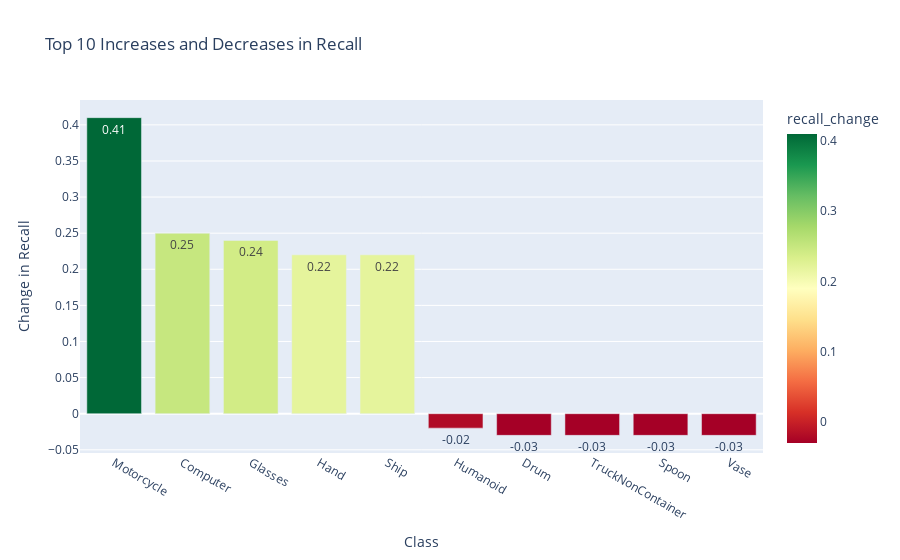

The cell this chart's notebook holds for it:
### Code cell
import pandas as pd
import plotly.express as px

# Load data and calculate change in recall
data = pd.read_csv('outputs/eval/combined_recalls.csv')
data['recall_change'] = data['mean_recall_enhanced'] - data['mean_recall_regular']

# Find top 10 classes with greatest positive and negative change
top_10_positive_change = data.nlargest(5, 'recall_change')
top_10_negative_change = data.nsmallest(5, 'recall_change').sort_values(by=['recall_change'], ascending=False)
change_data = pd.concat([top_10_positive_change, top_10_negative_change]).round(2)

fig = px.bar(
    change_data,
    x='obj_class',
    y='recall_change',
    color='recall_change',
    color_continuous_scale='RdYlGn',
    title='Top 10 Increases and Decreases in Recall',
    text='recall_change'
)

fig.update_layout(xaxis_title="Class", yaxis_title="Change in Recall")
fig.show()

### Figure 1 — Plotly figure (JSON) as saved in the notebook; plotly's stock layout.template omitted (floating-point values rounded to 4 significant figures)
{"data": [{"alignmentgroup": "True", "hovertemplate": "obj_class=%{x}<br>recall_change=%{marker.color}<extra></extra>", "legendgroup": "", "marker": {"color": [0.41, 0.25, 0.24, 0.22, 0.22, -0.02, -0.03, -0.03, -0.03, -0.03], "coloraxis": "coloraxis", "pattern": {"shape": ""}}, "name": "", "offsetgroup": "", "orientation": "v", "showlegend": false, "text": [0.41, 0.25, 0.24, 0.22, 0.22, -0.02, -0.03, -0.03, -0.03, -0.03], "textposition": "auto", "type": "bar", "x": ["Motorcycle", "Computer", "Glasses", "Hand", "Ship", "Humanoid", "Drum", "TruckNonContainer", "Spoon", "Vase"], "xaxis": "x", "y": [0.41, 0.25, 0.24, 0.22, 0.22, -0.02, -0.03, -0.03, -0.03, -0.03], "yaxis": "y"}], "layout": {"barmode": "relative", "coloraxis": {"colorbar": {"title": {"text": "recall_change"}}, "colorscale": [[0, "rgb(165,0,38)"], [0.1, "rgb(215,48,39)"], [0.2, "rgb(244,109,67)"], [0.3, "rgb(253,174,97)"], [0.4, "rgb(254,224,139)"], [0.5, "rgb(255,255,191)"], [0.6, "rgb(217,239,139)"], [0.7, "rgb(166,217,106)"], [0.8, "rgb(102,189,99)"], [0.9, "rgb(26,152,80)"], [1, "rgb(0,104,55)"]]}, "legend": {"tracegroupgap": 0}, "title": {"text": "Top 10 Increases and Decreases in Recall"}, "xaxis": {"anchor": "y", "domain": [0, 1], "title": {"text": "Class"}}, "yaxis": {"anchor": "x", "domain": [0, 1], "title": {"text": "Change in Recall"}}}}
